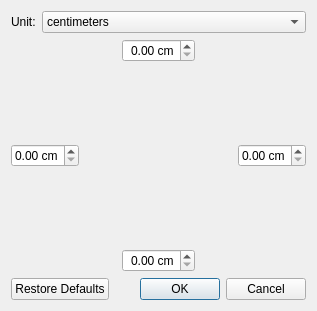
<?xml version="1.0" encoding="UTF-8"?>
<ui version="4.0">
 <class>Dialog</class>
 <widget class="QDialog" name="Dialog">
  <property name="geometry">
   <rect>
    <x>0</x>
    <y>0</y>
    <width>317</width>
    <height>311</height>
   </rect>
  </property>
  <property name="windowTitle">
   <string>Dialog</string>
  </property>
  <layout class="QGridLayout" name="gridLayout">
   <item row="2" column="2">
    <layout class="QVBoxLayout" name="verticalLayout_2">
     <property name="spacing">
      <number>2</number>
     </property>
     <property name="margin">
      <number>0</number>
     </property>
     <item>
      <spacer name="verticalSpacer_4">
       <property name="orientation">
        <enum>Qt::Vertical</enum>
       </property>
       <property name="sizeHint" stdset="0">
        <size>
         <width>20</width>
         <height>40</height>
        </size>
       </property>
      </spacer>
     </item>
     <item>
      <widget class="QDoubleSpinBox" name="rightSpin">
       <property name="sizePolicy">
        <sizepolicy hsizetype="Maximum" vsizetype="Fixed">
         <horstretch>0</horstretch>
         <verstretch>0</verstretch>
        </sizepolicy>
       </property>
       <property name="alignment">
        <set>Qt::AlignRight|Qt::AlignTrailing|Qt::AlignVCenter</set>
       </property>
       <property name="suffix">
        <string> cm</string>
       </property>
      </widget>
     </item>
     <item>
      <spacer name="verticalSpacer_3">
       <property name="orientation">
        <enum>Qt::Vertical</enum>
       </property>
       <property name="sizeHint" stdset="0">
        <size>
         <width>20</width>
         <height>40</height>
        </size>
       </property>
      </spacer>
     </item>
    </layout>
   </item>
   <item row="1" column="1">
    <layout class="QHBoxLayout" name="horizontalLayout">
     <property name="spacing">
      <number>2</number>
     </property>
     <property name="margin">
      <number>0</number>
     </property>
     <item>
      <spacer name="horizontalSpacer">
       <property name="orientation">
        <enum>Qt::Horizontal</enum>
       </property>
       <property name="sizeHint" stdset="0">
        <size>
         <width>40</width>
         <height>20</height>
        </size>
       </property>
      </spacer>
     </item>
     <item>
      <widget class="QDoubleSpinBox" name="topSpin">
       <property name="sizePolicy">
        <sizepolicy hsizetype="Maximum" vsizetype="Fixed">
         <horstretch>0</horstretch>
         <verstretch>0</verstretch>
        </sizepolicy>
       </property>
       <property name="alignment">
        <set>Qt::AlignRight|Qt::AlignTrailing|Qt::AlignVCenter</set>
       </property>
       <property name="suffix">
        <string> cm</string>
       </property>
      </widget>
     </item>
     <item>
      <spacer name="horizontalSpacer_2">
       <property name="orientation">
        <enum>Qt::Horizontal</enum>
       </property>
       <property name="sizeHint" stdset="0">
        <size>
         <width>40</width>
         <height>20</height>
        </size>
       </property>
      </spacer>
     </item>
    </layout>
   </item>
   <item row="3" column="1">
    <layout class="QHBoxLayout" name="horizontalLayout_2">
     <property name="spacing">
      <number>2</number>
     </property>
     <property name="margin">
      <number>0</number>
     </property>
     <item>
      <spacer name="horizontalSpacer_4">
       <property name="orientation">
        <enum>Qt::Horizontal</enum>
       </property>
       <property name="sizeHint" stdset="0">
        <size>
         <width>40</width>
         <height>20</height>
        </size>
       </property>
      </spacer>
     </item>
     <item>
      <widget class="QDoubleSpinBox" name="bottomSpin">
       <property name="sizePolicy">
        <sizepolicy hsizetype="Maximum" vsizetype="Fixed">
         <horstretch>0</horstretch>
         <verstretch>0</verstretch>
        </sizepolicy>
       </property>
       <property name="alignment">
        <set>Qt::AlignRight|Qt::AlignTrailing|Qt::AlignVCenter</set>
       </property>
       <property name="suffix">
        <string> cm</string>
       </property>
      </widget>
     </item>
     <item>
      <spacer name="horizontalSpacer_3">
       <property name="orientation">
        <enum>Qt::Horizontal</enum>
       </property>
       <property name="sizeHint" stdset="0">
        <size>
         <width>40</width>
         <height>20</height>
        </size>
       </property>
      </spacer>
     </item>
    </layout>
   </item>
   <item row="2" column="0">
    <layout class="QVBoxLayout" name="verticalLayout">
     <property name="spacing">
      <number>2</number>
     </property>
     <property name="margin">
      <number>0</number>
     </property>
     <item>
      <spacer name="verticalSpacer">
       <property name="orientation">
        <enum>Qt::Vertical</enum>
       </property>
       <property name="sizeHint" stdset="0">
        <size>
         <width>20</width>
         <height>40</height>
        </size>
       </property>
      </spacer>
     </item>
     <item>
      <widget class="QDoubleSpinBox" name="leftSpin">
       <property name="sizePolicy">
        <sizepolicy hsizetype="Maximum" vsizetype="Fixed">
         <horstretch>0</horstretch>
         <verstretch>0</verstretch>
        </sizepolicy>
       </property>
       <property name="alignment">
        <set>Qt::AlignRight|Qt::AlignTrailing|Qt::AlignVCenter</set>
       </property>
       <property name="suffix">
        <string> cm</string>
       </property>
      </widget>
     </item>
     <item>
      <spacer name="verticalSpacer_2">
       <property name="orientation">
        <enum>Qt::Vertical</enum>
       </property>
       <property name="sizeHint" stdset="0">
        <size>
         <width>20</width>
         <height>40</height>
        </size>
       </property>
      </spacer>
     </item>
    </layout>
   </item>
   <item row="4" column="0" colspan="3">
    <widget class="QDialogButtonBox" name="buttonBox">
     <property name="orientation">
      <enum>Qt::Horizontal</enum>
     </property>
     <property name="standardButtons">
      <set>QDialogButtonBox::Cancel|QDialogButtonBox::Ok|QDialogButtonBox::RestoreDefaults</set>
     </property>
    </widget>
   </item>
   <item row="2" column="1">
    <widget class="PageMarginsWidget" name="pagePreview" native="true"/>
   </item>
   <item row="0" column="0" colspan="3">
    <layout class="QHBoxLayout" name="horizontalLayout_3">
     <item>
      <widget class="QLabel" name="label_5">
       <property name="sizePolicy">
        <sizepolicy hsizetype="Maximum" vsizetype="Preferred">
         <horstretch>0</horstretch>
         <verstretch>0</verstretch>
        </sizepolicy>
       </property>
       <property name="text">
        <string>Unit:</string>
       </property>
      </widget>
     </item>
     <item>
      <widget class="QComboBox" name="unitCombo">
       <item>
        <property name="text">
         <string>centimeters</string>
        </property>
       </item>
       <item>
        <property name="text">
         <string>millimeters</string>
        </property>
       </item>
       <item>
        <property name="text">
         <string>inches</string>
        </property>
       </item>
       <item>
        <property name="text">
         <string>points</string>
        </property>
       </item>
      </widget>
     </item>
    </layout>
   </item>
  </layout>
 </widget>
 <customwidgets>
  <customwidget>
   <class>PageMarginsWidget</class>
   <extends>QWidget</extends>
   <header>bigglesworth.dialogs.soundlistexport</header>
   <container>1</container>
  </customwidget>
 </customwidgets>
 <resources/>
 <connections>
  <connection>
   <sender>buttonBox</sender>
   <signal>accepted()</signal>
   <receiver>Dialog</receiver>
   <slot>accept()</slot>
   <hints>
    <hint type="sourcelabel">
     <x>248</x>
     <y>254</y>
    </hint>
    <hint type="destinationlabel">
     <x>157</x>
     <y>274</y>
    </hint>
   </hints>
  </connection>
  <connection>
   <sender>buttonBox</sender>
   <signal>rejected()</signal>
   <receiver>Dialog</receiver>
   <slot>reject()</slot>
   <hints>
    <hint type="sourcelabel">
     <x>316</x>
     <y>260</y>
    </hint>
    <hint type="destinationlabel">
     <x>286</x>
     <y>274</y>
    </hint>
   </hints>
  </connection>
 </connections>
</ui>
